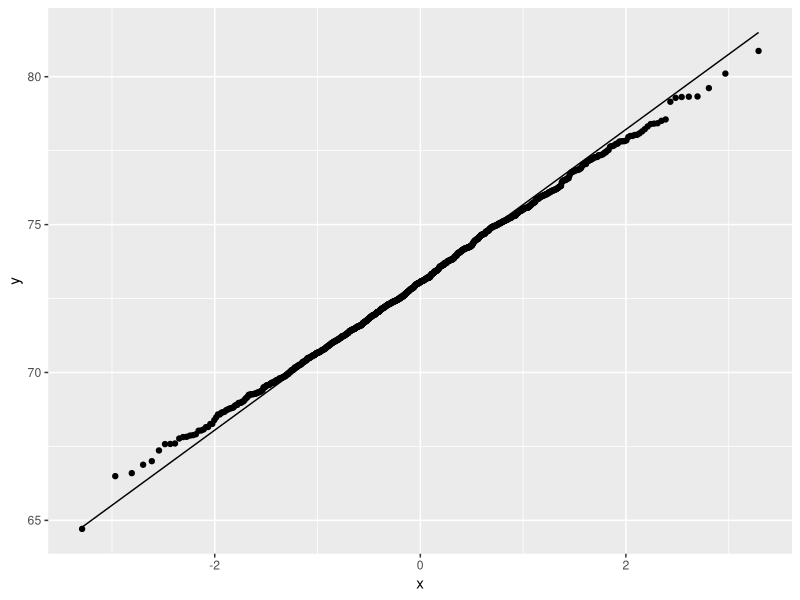
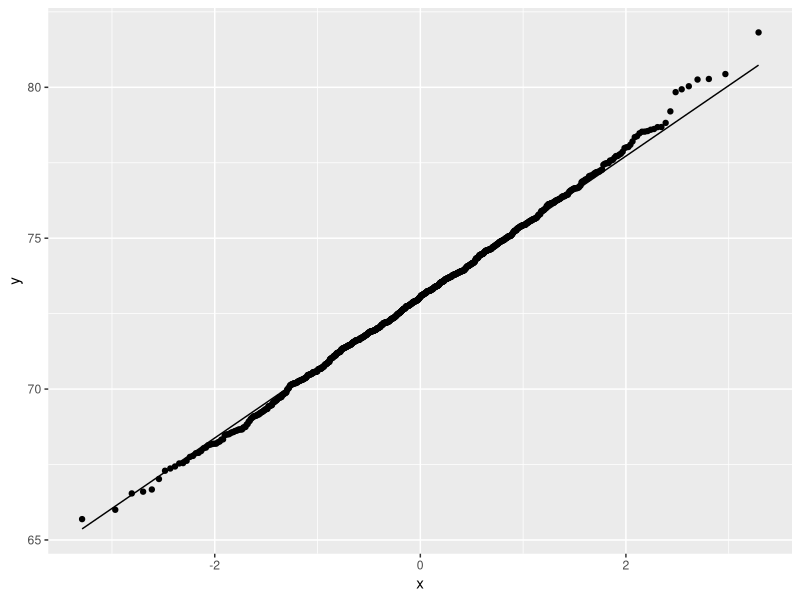

Reproduce these figures in R, in order.
## ---- chunk 1
knitr::opts_chunk$set(echo = TRUE,include = TRUE,eval = TRUE)
library(ggplot2)
library(caret)
library(caTools)
library(MASS)
library(boot)
biopsy <- na.omit(biopsy)
biopsy$ID<-NULL
## ---- chunk 2
model<-glm(class~.,data=biopsy, family="binomial")
t<-stepAIC(model,trace=TRUE,direction="both",scope = list(upper = ~., lower = ~1))
tp<-stepAIC(model,trace=TRUE,direction="both",scope = list(upper = ~., lower = ~1),k=log(nrow(biopsy)))
k=15
name<-paste0(names(tp$coefficients)[2:length(tp$coefficients)],sep="+",collapse = "")
name<-substr(name,1,nchar(name)-1)
train_control <- trainControl(method='cv', number=k)
tppred <- train(as.formula(paste("class~",name)), data=biopsy, 
                     method='glm', family=binomial, trControl=train_control)
wyntp<-tppred$results["Accuracy"]
name<-paste0(names(t$coefficients)[2:length(t$coefficients)],sep="+",collapse = "")
name<-substr(name,1,nchar(name)-1)
train_control <- trainControl(method='cv', number=k)
tpred <- train(as.formula(paste("class~",name)), data=biopsy, 
                     method='glm', family=binomial, trControl=train_control)
wynt<-tpred$results["Accuracy"]
## ---- chunk 3
fun<-function(dane,indeksy)
{
  sum(sapply(indeksy, \(x) dane[x,]/length(indeksy)))
}

wyn<-numeric(1000)
d<-read.csv("walter.csv")
for (i in 1:1000)
{
  x<-sample(1:nrow(d),replace=TRUE)
  wyn[i]<-fun(d,x)
}
ggplot(data=data.frame("mean"=wyn))+stat_qq(aes(sample=mean))+stat_qq_line(aes(sample=mean))

## ---- chunk 4
wynp<-boot(d,fun,1000)
wynp
ggplot(data=data.frame("mean"=wynp$t))+stat_qq(aes(sample=mean))+stat_qq_line(aes(sample=mean))
